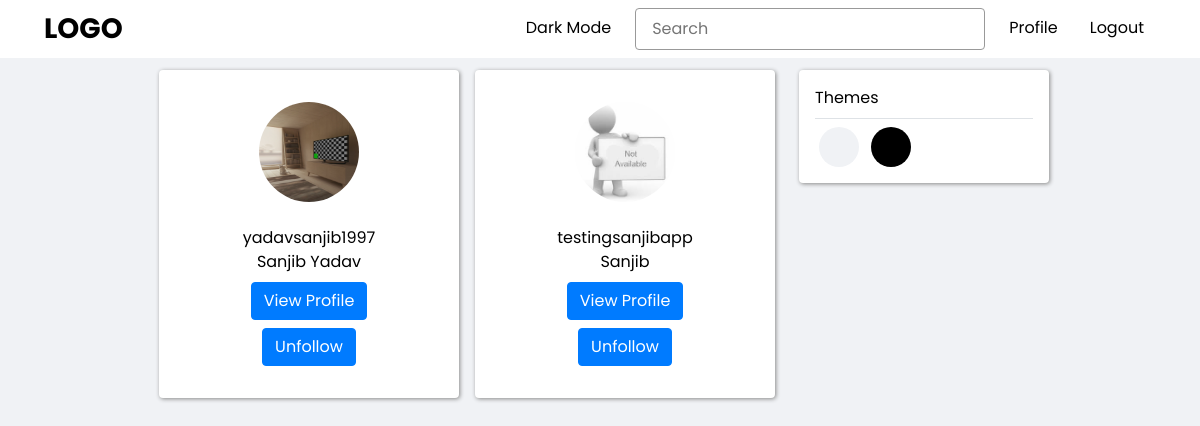
Screenshot of /get_following/ (signed in) with the database file from the repository.
### account/models.py (models this page shows, shortened)
class User(AbstractBaseUser, PermissionsMixin):
    id = models.UUIDField(
        verbose_name = _('ID'),
        primary_key = True,
        default = uuid.uuid4,
        editable = False,
    )
    email = models.EmailField(
        verbose_name = _('Email'),
        max_length = 64,
        unique = True,
        error_messages = {
            'null' : _('Email field is required.'),
            'unique' : _('AN account with that email already exists. Please login to continue.'),
            'invalid' : _('Enter a valid email address.'),
        }
    )
    username = models.CharField(
        verbose_name = _('Username'),
        max_length = 64,
        unique = True,
        error_messages = {
            'null' : _('Username field is required.'),
            'unique' : _('An account with that username already exists.'),
            'invalid' : _('Enter a valid email address.'),
        }
    )
    name = models.CharField(
        verbose_name = _('Full Name'),
        max_length = 64,
        null = True,
        blank = True
    )
    is_staff = models.BooleanField(
        verbose_name = _('Staff Status'),
        default=False,
        help_text=_('Designates whether the user can log into this admin site.'),
    )
    is_active = models.BooleanField(
        verbose_name = _('Active'),
        default=False,
        help_text=_(
            'Designates whether this user should be treated as active.'
            'Unselect this instead of deleting accounts.'
        ),
    )
    is_email_verified = models.BooleanField(
        verbose_name = _('Email Verification Status'),
        default=False,
        help_text=_(
            'Designates whether this user is verified or not.'
        ),
    )
    hide_email = models.BooleanField(
        verbose_name = _('Hide Email'),
        default=False,
        help_text=_(
            'Designates whether this user wants to show or hide their email ID.'
        ),
    )
    last_login = models.DateTimeField(
        verbose_name = _('Last Login'),
        auto_now = True,
    )
    date_joined = models.DateTimeField(
        verbose_name = _('Date Joined'),
        auto_now_add = True,
        editable = False,
    )
    display_pic = models.ImageField(
        verbose_name = _('Profile Picture'),
        null = True,
        blank = True,
        default = get_default_display_pic,
        upload_to = get_user_display_pic,
    )
    text = models.TextField(
        verbose_name=_('Text'),
        max_length=32,
        null=True,
        blank=True
    )
    objects = UserManager()
    USERNAME_FIELD = 'email'
    class Meta:
        verbose_name = _('User')
        verbose_name_plural = _('Users')
        ordering = ['-date_joined']

### accountProfile/views.py (the view)
# urls.py: path('get_following/', get_following_view, name='get-following'),
def get_following_view(request, *args, **kwargs):
    user = request.user
    if not user.is_authenticated:
        messages.info(request, 'You cannot get your following list unless you Login.')
        return redirect('home')
    context = {}
    following = user.profile.following.all()
    if len(following) > 0:
        context['users'] = following
    else:
        context['users'] = None
    return render(request, 'account/account_search.html', context)

### account/templates/account/account_search.html (shortened to what this page needs)
{% extends 'base.html' %}
{% load static %}
{% block content %}
{% if users %}
<div class="user-container">
    {% for user in users %}
    <div class="d-flex flex-column align-items-center user-card mx-2 mb-2">
        <img class="rounded-circle" src="{{ user.display_pic.url }}">
        <div class="d-flex flex-column align-items-center mt-4 mb-2">
            <span>{{ user.username }}</span>
            <span>{{ user.name }}</span>
        </div>
        <a class="btn btn-primary" href="{% url 'account:account' user_id=user.id %}">View Profile</a>
        {% include 'account/snippets/follow_chunk.html' %}
    </div>
    {% endfor %}
</div>
{% else %}
<div class="alert alert-info my-auto">
    No user found...
</div>
{% endif %}
{% endblock content %}

### account/templates/account/snippets/follow_chunk.html (shortened to what this page needs)
<div id="id-follow-chunk" class="d-flex flex-column">
    {% if user in request.user.profile.following.all %}
    <button
        class="btn btn-primary mt-2"
        hx-get="{% url 'accountProfile:unfollow' account_id=user.id %}"
        hx-trigger="click"
        hx-target="#id-follow-chunk"
        hx-swap="outerHTML"
    >
        Unfollow
    </button>
    {% endif %}
</div>

### static_dir/css/base.css (style rules this page uses)
:root { --bg-page: #f0f2f5; --bg-primary: #fff; --bg-secondary: #999; --font-color: #000; }
* { margin: 0; padding: 0; box-sizing: border-box; font-family: 'Poppins', sans-serif; color: var(--font-color); }
a, a:hover, a:link { text-decoration: none; }
html { min-width: 360px; }
body { margin: 0; padding: 0; background-color: var(--bg-page); }

### account/templates/account/account_search.html (style rules this page uses)
.user-card { width: 300px; padding: 2rem 2rem; background-color: var(--bg-primary); border-radius: .25rem; box-shadow: 1px 1px .25rem #888; }
.user-container { display: flex; flex-wrap: wrap; justify-content: center; }
img { width: 100px; height: 100px; }

### rows the page displays
User: display_pic (picture), username "yadavsanjib1997", name "Sanjib Yadav", shows "Unfollow"
User: display_pic (placeholder picture), username "testingsanjibapp", name "Sanjib", shows "Unfollow"
